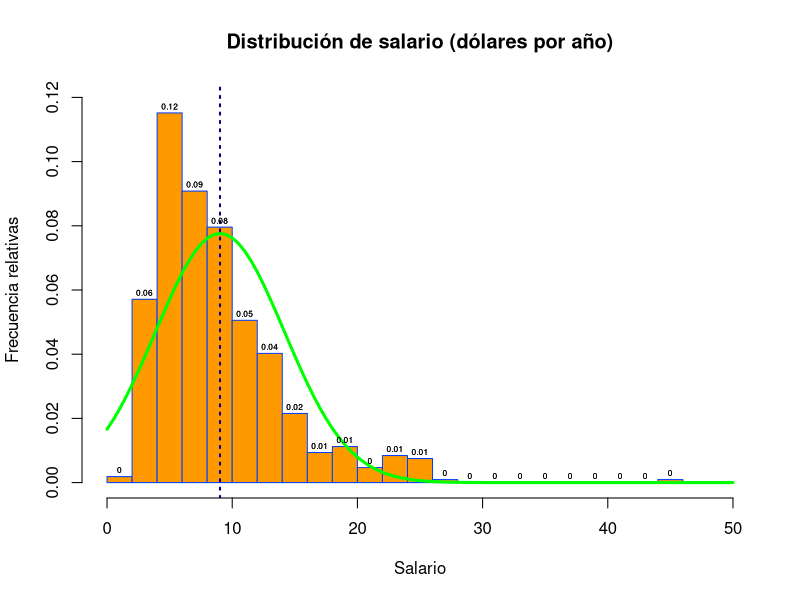
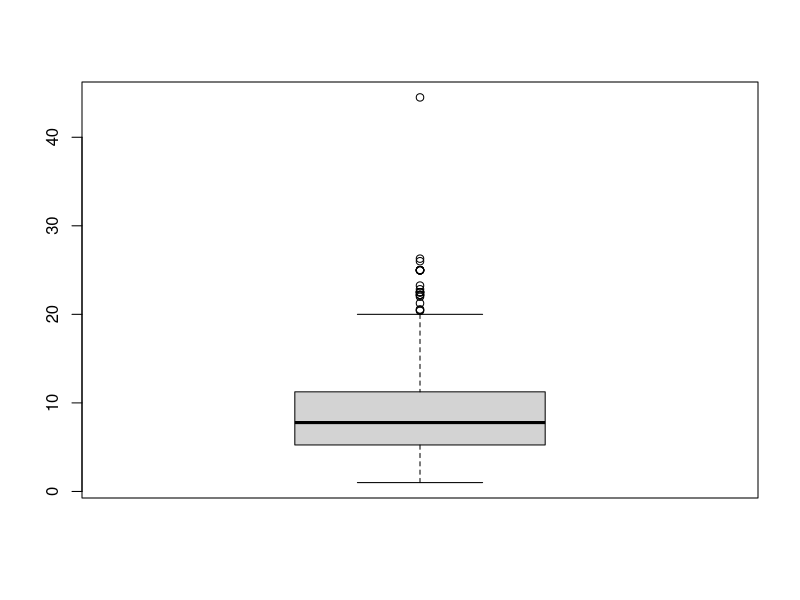
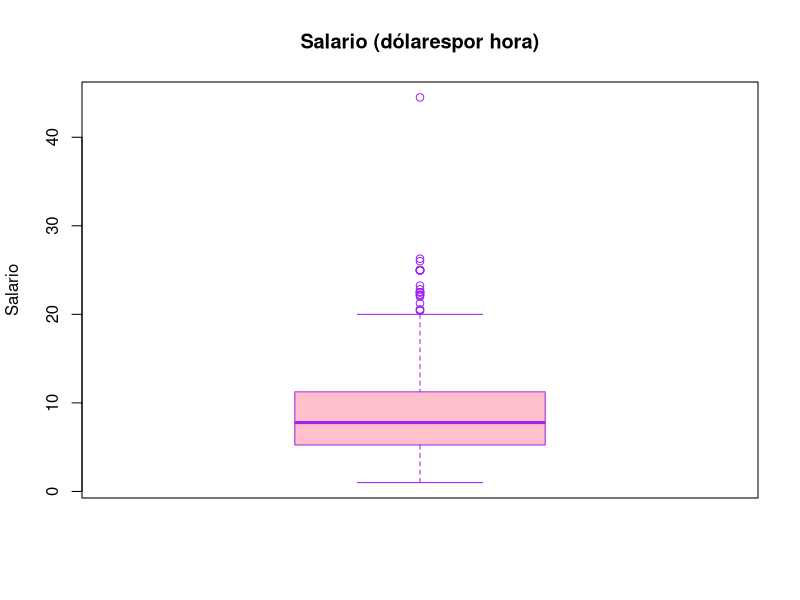
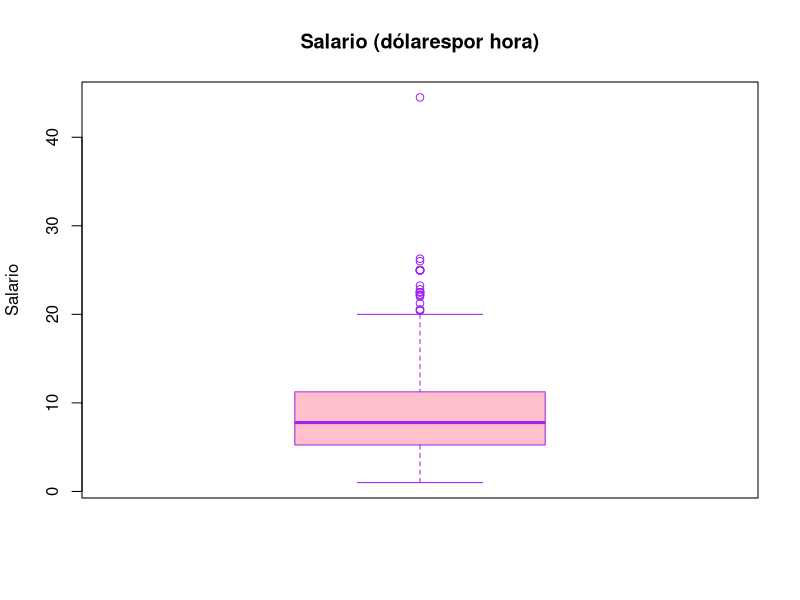
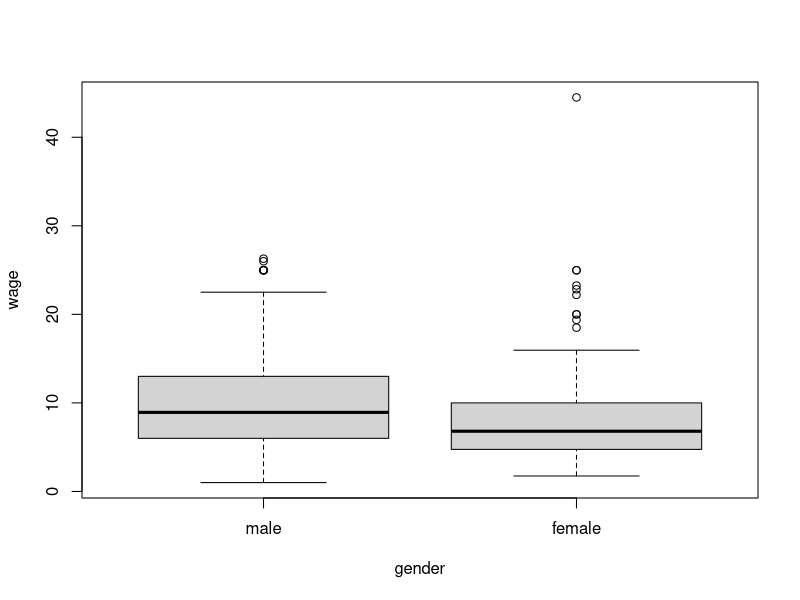
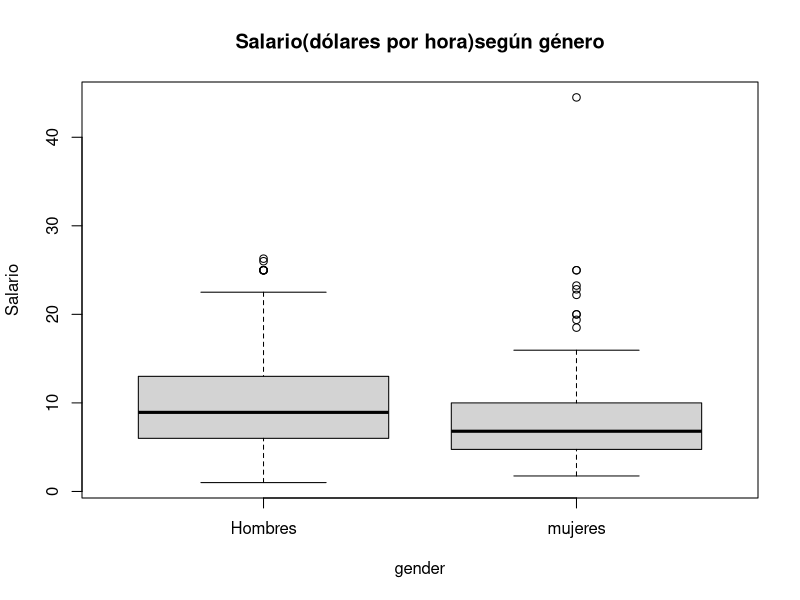
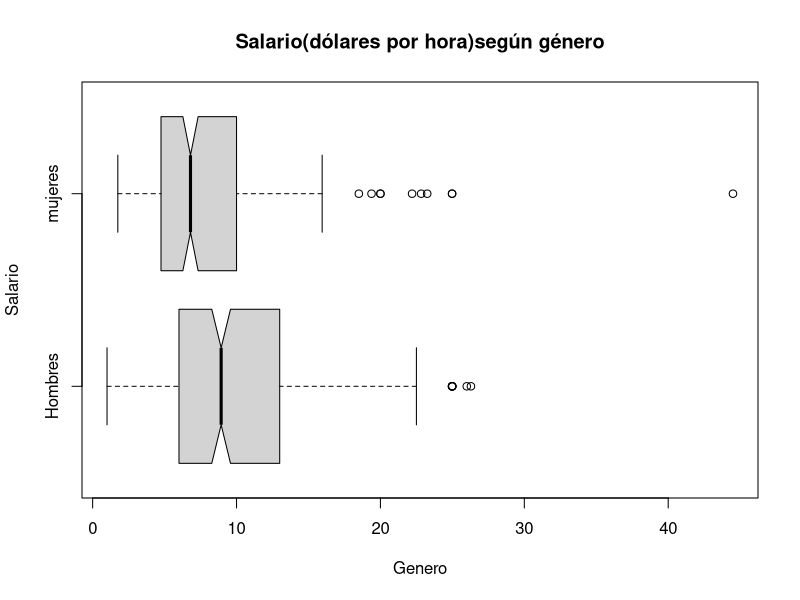
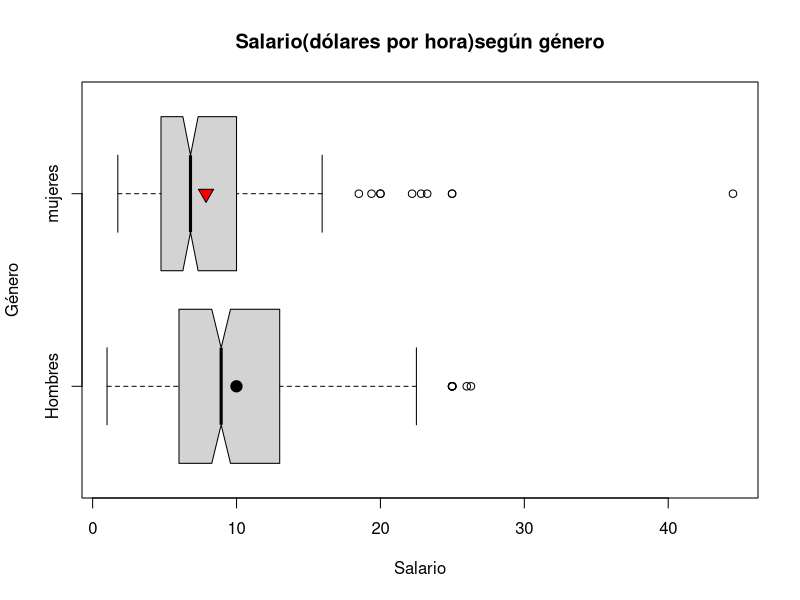

Here is the R script that generated these plots, in order:
install.packages("AER")
library(AER)
data(package="AER")
data("CPS1985") 
attach(CPS1985)
View(CPS1985)

p=hist(wage,
     breaks = 20,
     main = "Distribución de salario (dólares por año)",
     freq=FALSE,
     xlab="Salario",
     ylab= "Frecuencia relativas",
     xlim=c(0,50),
     ylim = c(0,0.12),
     col="#ff9900",
     border="#0040ff")
p

curve(dnorm(x, mean=mean(wage),sd=sd(wage)), add = TRUE,
col= "#00ff00",lwd=3)


# Si queremos ubicar la media con una linea punteada 

abline(v=mean(wage), lwd=2, lty=3, col="darkblue")

      
# su probabilidad

val=round(p$density, digits=2) # redondear valores a dos digitos 

text(p$mids, p$density, labels = val, adj=c(0.5,-0.5), cex=0.5 )


text(p$mids, p$density, labels= val,adj=c(0.5,-0.5), cex=0.5)

#################### Diagrama de cajas ###############

names(CPS1985)
boxplot(wage)

# mejoremos el gráfico

boxplot(wage,
        main="Salario (dólarespor hora)",
        ylab="Salario",
        col="pink",
        border="purple"
)

summary(wage)        

p<-boxplot(wage,
           main="Salario (dólarespor hora)",
           ylab="Salario",
           col="pink",
           border="purple"
)
p

# ¿Cómo serían los salarios de los hombres y las mujeres?

p<-boxplot(wage~gender)
p

p$out[1:7]

# valor maximo 

max(p$out[1:7])

# Valore atipicos mujeres 

p$out[8:length(p$out)]
max(p$out[8:length(p$out)])

# Representación de una mejor manera 

boxplot(wage~gender,
        main="Salario(dólares por hora)según género",
        ylab="Salario",
        names=c("Hombres","mujeres"))

# vamos a sacar los datos solamente de nujeres y hombres 
# subconjunto 

datos_mujeres<-subset(CPS1985,gender=="female") # separa la base de datos en un subconjunto

datos_mujeres

datos_hombres<-subset(CPS1985,gender=="male")

datos_hombres

# Boxplot de manera vertical 

p<-boxplot(wage~gender,
           main ="Salario(dólares por hora)según género",
           ylab = "Salario",
           names=c("Hombres","mujeres"),
           horizontal = TRUE,
           xlab= "Genero",
           notch=TRUE) # Un tipo de diagrama de caja diferente
p

# cambiar el nombre de las etiquetas 

p<-boxplot(wage~gender,
           main ="Salario(dólares por hora)según género",
           ylab = "Género",
           names=c("Hombres","mujeres"),
           horizontal = TRUE,
           xlab= "Salario",
           notch=TRUE) # Un tipo de diagrama de caja diferente
p

# Cálculo del valor de la media en le boxplot 

points(mean(datos_mujeres$wage),2,pch=25, bg="red",cex=1.5)

points(mean(datos_hombres$wage),1,pch=19, bg="blue",cex=1.5)

# colores con rainbow

p<-boxplot(wage~gender,
           main ="Salario(dólares por hora)según género",
           ylab = "Género",
           names=c("Hombres","mujeres"),
           horizontal = TRUE,
           xlab= "Salario",
           notch=TRUE,
           col=rainbow(2,alpha=0.5)) # Un tipo de diagrama de caja diferente
p


# colores con heat.colors

p<-boxplot(wage~gender,
           main ="Salario(dólares por hora)según género",
           ylab = "Género",
           names=c("Hombres","mujeres"),
           horizontal = TRUE,
           xlab= "Salario",
           notch=TRUE,
           col=heat.colors(2)) # Un tipo de diagrama de caja diferente
p


unique(CPS1985$occupation)# me permite ver las variables 

# Salario por ocupación 

datos_worker<-subset(CPS1985,occupation=="worker")
datos_management<-subset(CPS1985,occupation=="management")
datos_sales<-subset(CPS1985,occupation=="sales")
datos_office<-subset(CPS1985,occupation=="office")
datos_services<-subset(CPS1985,occupation=="services")
datos_technical<-subset(CPS1985,occupation=="technical")


# Diagrama de caja 

p<-boxplot(wage~occupation,
           main ="Salario(dólares por hora)según género",
           ylab = "Cargo",
           horizontal = TRUE,
           xlab= "Salario",
           notch=F,
           col=rainbow(6)) # Un tipo de diagrama de caja diferente
p


####### otra forma para el color 


p<-boxplot(wage~occupation,
           main ="Salario(dólares por hora)según género",
           ylab = "Cargo",
           horizontal = TRUE,
           xlab= "Salario",
           notch=F,
           col=rainbow(length(unique(occupation))),alpha=0.6,
           border =rainbow(length(unique(occupation)),v=0.7)) # Un tipo de diagrama de caja diferente
p


############## Media por ocupación 

points(mean(datos_worker$wage),1, pch=25, bg="yellow", cex=1.5)
points(mean(datos_technical$wage),2, pch=16, bg="red", cex=1.5)
points(mean(datos_services$wage),3, pch=22, bg="red", cex=1.5)
points(mean(datos_office$wage),4, pch=25, bg="darkblue", cex=1.5)
points(mean(datos_sales$wage),5, pch=22, bg="red", cex=1.5)
points(mean(datos_management$wage),6, pch=19, bg="red", cex=1.5)


####### Realizar un bloxplot por género y por cargo ###########


p<-boxplot(wage~gender*occupation)

p<-boxplot(wage~gender+occupation)

a<-rainbow(6)
b<-rainbow(6, alpha = 0.2)
c<-rainbow(6, v=0.5)

boxplot(wage~occupation,
        col=b)

boxplot(wage~gender*occupation,
        col=b)


boxplot(wage~occupation,
        
        col=b,
        boxcol=c, # me detalla el color del borde de la caja
        medcol=c, # detalla el color de la mediana 
        whiskcol=a, # detalla el color de los bogotes (lineas punteadas)
        staplecol=c, # detalla el color del minimo y el maximo
        outcol=c,     #detalla el color de los valores atipicos
        outbg=c, # relleno de los datos atipicos
        pch=20, # define el tipo de punto de los datos
        cex = 1, # define el tamaño de los puntos 
        horizontal=TRUE,
        main="Salario (Dólares por hora"
        
  )

# Cambiar los nombres a español 


boxplot(wage~occupation,
        
        col=b,
        boxcol=c, # me detalla el color del borde de la caja
        medcol=c, # detalla el color de la mediana 
        whiskcol=a, # detalla el color de los bogotes (lineas punteadas)
        staplecol=c, # detalla el color del minimo y el maximo
        outcol=c,     #detalla el color de los valores atipicos
        outbg=c, # relleno de los datos atipicos
        pch=20, # define el tipo de punto de los datos
        cex = 1, # define el tamaño de los puntos 
        horizontal=TRUE,
        main="Salario (Dólares por hora",
        ylab="ocupación",
        xlab="Salario",
        names=c("Empleado","Tecnico","servicio","oficina","ventas","")
)

# Modificación de las margenes 


opar<-par()

par(mar=c(5,6,4,2)) # 5 lo corre hacia la parte inferior, 6 = corre a la izquierda, 4 = lo corre a la parte superior, 2 = corre hacia la derecha.

boxplot(wage~occupation,
        
        col=b,
        boxcol=c, # me detalla el color del borde de la caja
        medcol=c, # detalla el color de la mediana 
        whiskcol=a, # detalla el color de los bogotes (lineas punteadas)
        staplecol=c, # detalla el color del minimo y el maximo
        outcol=c,     #detalla el color de los valores atipicos
        outbg=c, # relleno de los datos atipicos
        pch=15, # define el tipo de punto de los datos
        cex = 1.15, # define el tamaño de los puntos 
        horizontal=TRUE,
        main="Salario (Dólares por hora",
        ylab=NULL,
        xlab=NULL,
        ylim =c(0,50),
        las=1, # cambia la orientacion de las etiquetas
        frame=F
        
)

par (opar)


# leyenda anexa la grafico


boxplot(wage~occupation,
        
        col=b,
        boxcol=c, # me detalla el color del borde de la caja
        medcol=c, # detalla el color de la mediana 
        whiskcol=a, # detalla el color de los bogotes (lineas punteadas)
        staplecol=c, # detalla el color del minimo y el maximo
        outcol=c,     #detalla el color de los valores atipicos
        outbg=c, # relleno de los datos atipicos
        pch=15, # define el tipo de punto de los datos
        cex = 1, # define el tamaño de los puntos 
        horizontal=TRUE,
        main="Salario (Dólares por hora",
        ylab=NULL,
        xlab="Salario",
        yaxt="n") # elimina el eje vertical
        
par(opar)        
legend("bottomright",title= " Salario",levels(occupation),fill=b)

str(CPS1985)
